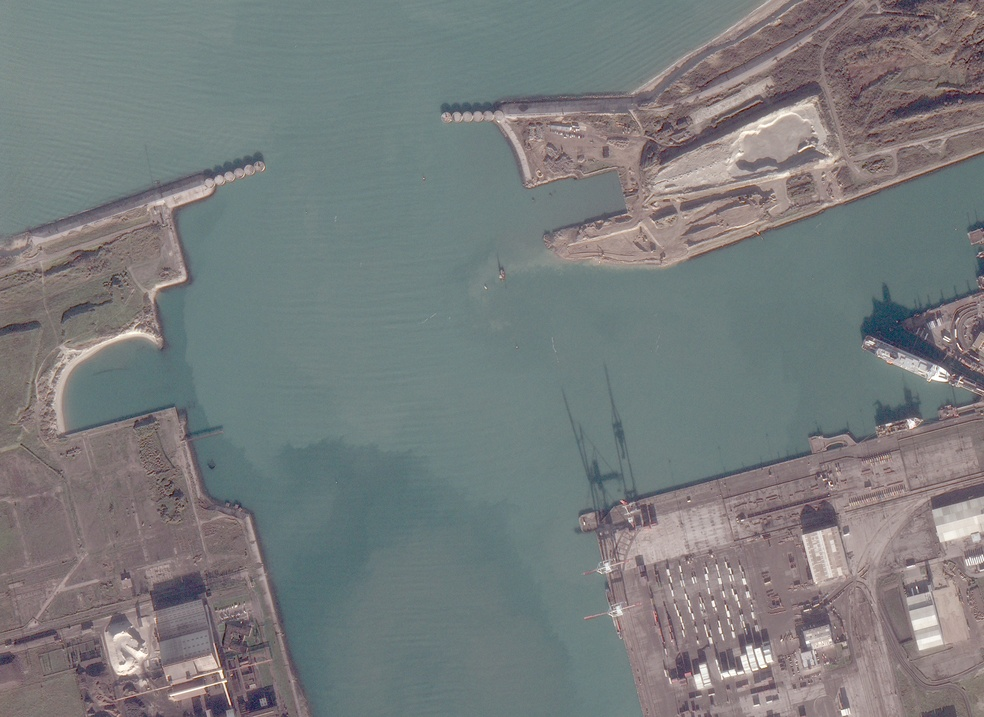
#> input picture Alignment_Scripts/Image_examples/ShippingDock1.jpg, 984 x 717 px, shrunk from 3860 x 2815 before the run, found by its file name
$ python ECC_alignment.py
#> lines starting #> are read from the running program, lines starting #| are printed output that depends on the picture
import cv2
import numpy as np

DISPLAY_SCALE = 0.2


def preprocess_for_ecc(image: np.ndarray) -> np.ndarray:
    image_u8 = image.astype(np.uint8)
    image_eq = cv2.equalizeHist(image_u8)
    image_blur = cv2.GaussianBlur(image_eq, (5, 5), 0)
    return image_blur.astype(np.float32) / 255.0


def ecc_registration(ref_img, mov_img):

    """
    Register two images using the Enhanced Correlation Coefficient (ECC) algorithm.

    Parameters
    ----------
    ref_img : numpy.ndarray
        Reference image.
    mov_img : numpy.ndarray
        Image to be registered.

    Returns
    -------
    aligned : numpy.ndarray
        Registered image.
    warp_matrix : numpy.ndarray
        Affine transformation matrix.

    Notes
    -----
    The ECC algorithm is a robust and efficient method for registration of two images.
    It is based on the maximization of the cross-correlation between the two images.
    """
    if ref_img.shape != mov_img.shape:
        mov_img = cv2.resize(
            mov_img,
            (ref_img.shape[1], ref_img.shape[0]),
            interpolation=cv2.INTER_LINEAR
        )

    ref_proc = preprocess_for_ecc(ref_img)
    mov_proc = preprocess_for_ecc(mov_img)

    warp_matrix = np.eye(2, 3, dtype=np.float32)

    criteria = (
        cv2.TERM_CRITERIA_EPS | cv2.TERM_CRITERIA_COUNT,
        200,
        1e-6
    )

    motion_models = [cv2.MOTION_EUCLIDEAN, cv2.MOTION_TRANSLATION]
    last_error = None

    for motion_model in motion_models:
        try:
            _, warp_matrix = cv2.findTransformECC(
                ref_proc,
                mov_proc,
                warp_matrix.copy(),
                motion_model,
                criteria
            )
            break
        except cv2.error as exc:
            last_error = exc
    else:
        raise RuntimeError(
            "ECC n'a pas converge. Les images sont peut-etre trop differentes, "
            "trop peu recouvrantes, ou necessitent un autre mode de recalage."
        ) from last_error

    height, width = ref_img.shape

    aligned = cv2.warpAffine(
        mov_img,
        warp_matrix,
        (width, height),
        flags=cv2.INTER_LINEAR + cv2.WARP_INVERSE_MAP
    )

    return aligned, warp_matrix


def is_window_open(window_name: str) -> bool:
    return cv2.getWindowProperty(window_name, cv2.WND_PROP_VISIBLE) >= 1


def wait_until_window_closed(window_name: str, delay_ms: int = 50) -> None:
    while is_window_open(window_name):
        cv2.waitKey(delay_ms)


def safe_destroy_window(window_name: str) -> None:
    try:
        if cv2.getWindowProperty(window_name, cv2.WND_PROP_VISIBLE) >= 0:
            cv2.destroyWindow(window_name)
    except cv2.error:
        pass


def display_alternating_images(
    img_ref: np.ndarray,
    img_aligned: np.ndarray,
    window_name: str = "Comparaison alignement",
    delay: float = 1.0,
    scale: float = DISPLAY_SCALE,
) -> None:
    height = max(img_ref.shape[0], img_aligned.shape[0])
    width = max(img_ref.shape[1], img_aligned.shape[1])

    ref_resized = cv2.resize(img_ref, (width, height), interpolation=cv2.INTER_LINEAR)
    aligned_resized = cv2.resize(img_aligned, (width, height), interpolation=cv2.INTER_LINEAR)

    cv2.namedWindow(window_name, cv2.WINDOW_NORMAL)
    cv2.resizeWindow(window_name, int(width * scale), int(height * scale))

    try:
        while is_window_open(window_name):
            cv2.imshow(window_name, ref_resized)
            if cv2.waitKey(int(delay * 1000)) == -1 and not is_window_open(window_name):
                break

            cv2.imshow(window_name, aligned_resized)
            if cv2.waitKey(int(delay * 1000)) == -1 and not is_window_open(window_name):
                break
    finally:
        safe_destroy_window(window_name)


# -------------------------------------------------------------------------
# ------------------------- IMPLEMENTATION  -------------------------------
# -------------------------------------------------------------------------

if __name__ == "__main__":
    ref_path = "Alignment_Scripts\Image_examples\ShippingDock1.jpg"
    mov_path = "Alignment_Scripts\Image_examples\ShippingDock2.jpg"

    ref_img = cv2.imread(ref_path, cv2.IMREAD_GRAYSCALE)
#> ref_img: shape (717, 984); min 12, max 255, mean 122.7
    mov_img = cv2.imread(mov_path, cv2.IMREAD_GRAYSCALE)
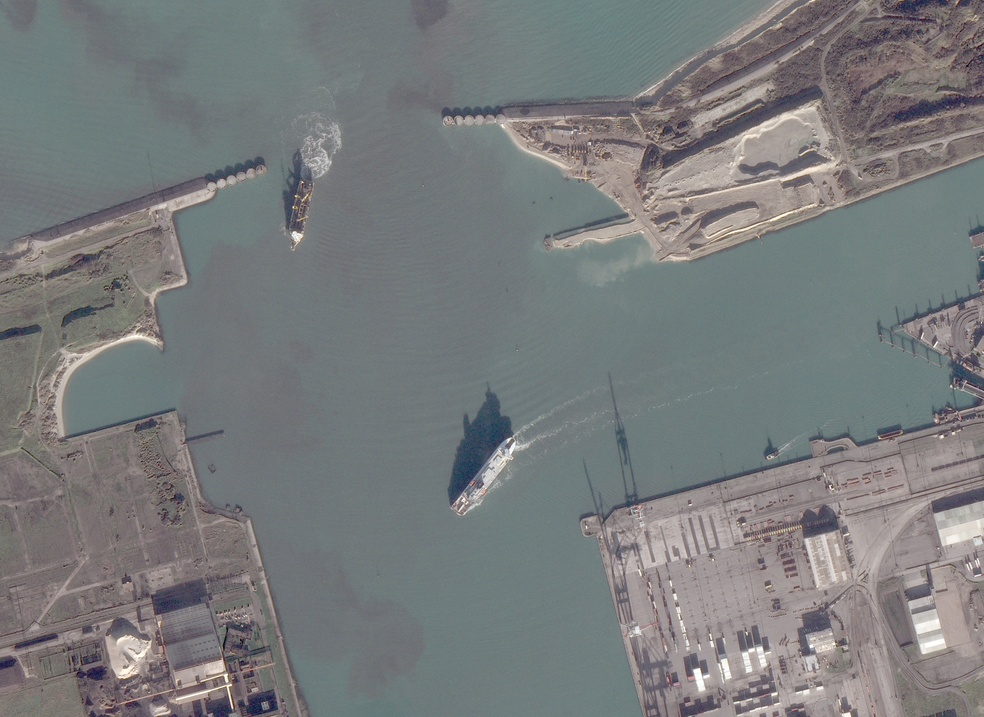
#> input picture Alignment_Scripts/Image_examples/ShippingDock2.jpg, 984 x 717 px, shrunk from 3860 x 2815 before the run, found by its file name
#> mov_img: shape (717, 984); min 6, max 255, mean 122.7

    if ref_img is None or mov_img is None:
        raise FileNotFoundError(
            f"Impossible de lire les images : '{ref_path}' et/ou '{mov_path}'"
        )

    aligned_img, warp_matrix = ecc_registration(ref_img, mov_img)
#> in preprocess_for_ecc, `image_eq = cv2.equalizeHist(image_u8)`:
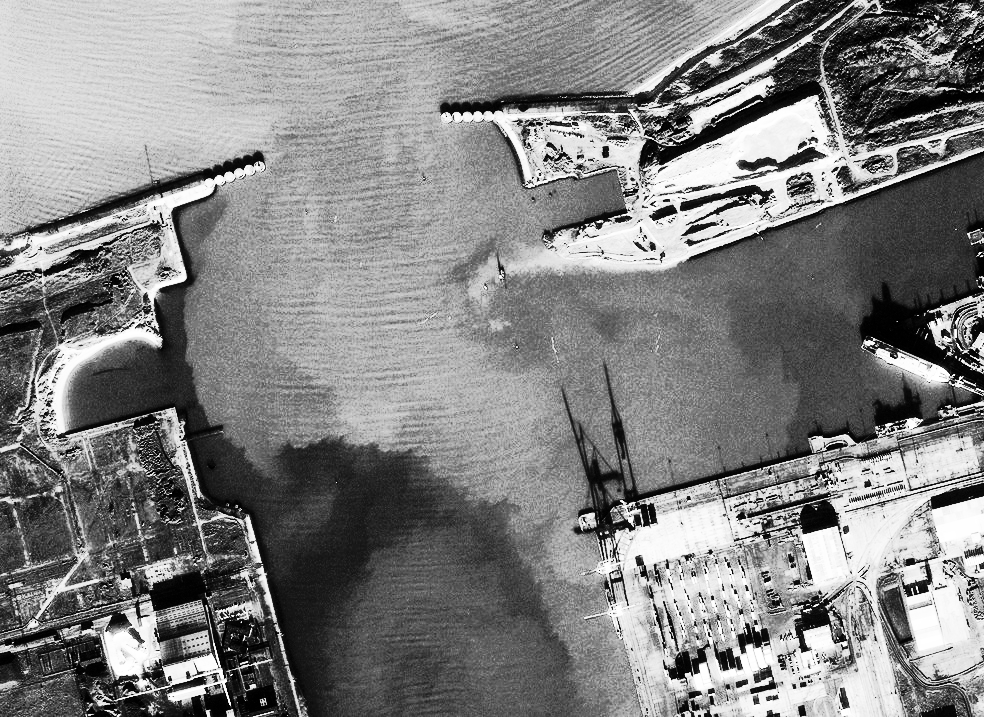
#> image_eq: shape (717, 984); min 0, max 255, mean 130.6
#> in preprocess_for_ecc (call 2), `image_eq = cv2.equalizeHist(image_u8)`:
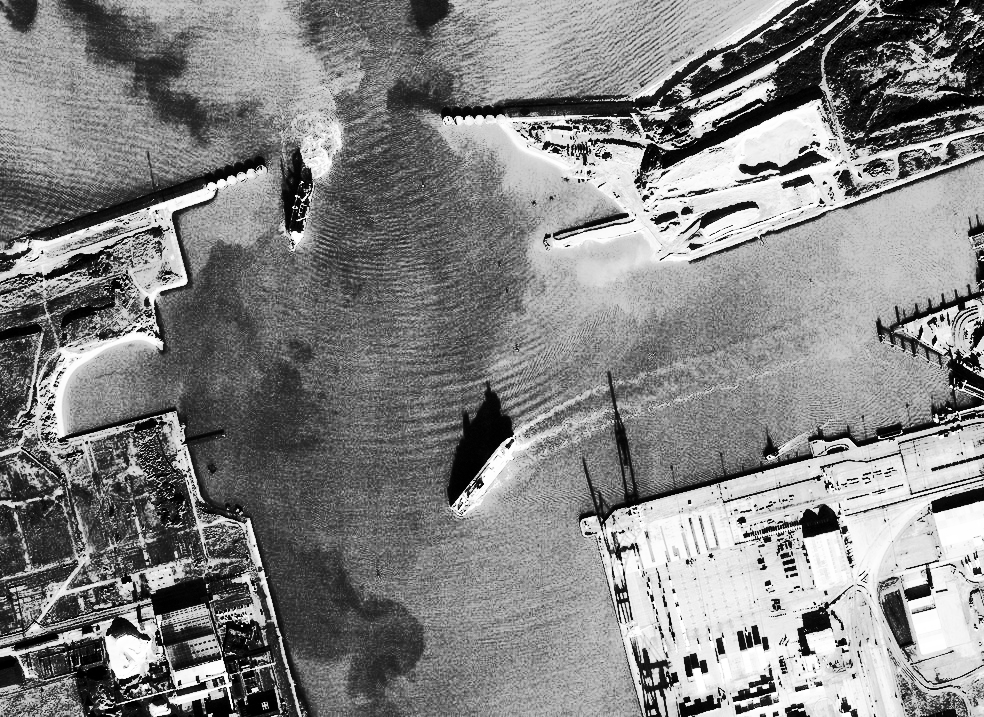
#> image_eq: shape (717, 984); min 0, max 255, mean 131.7
#> the loop in ecc_registration, `for motion_model in motion_models:` made 1 pass
#> warp_matrix on pass 1: [[1, 0.00011, 1.16], [-0.00011, 1, 4.08]]
#> in ecc_registration, `aligned = cv2.warpAffine( mov_img, warp_matrix, (width, height), flags..`:
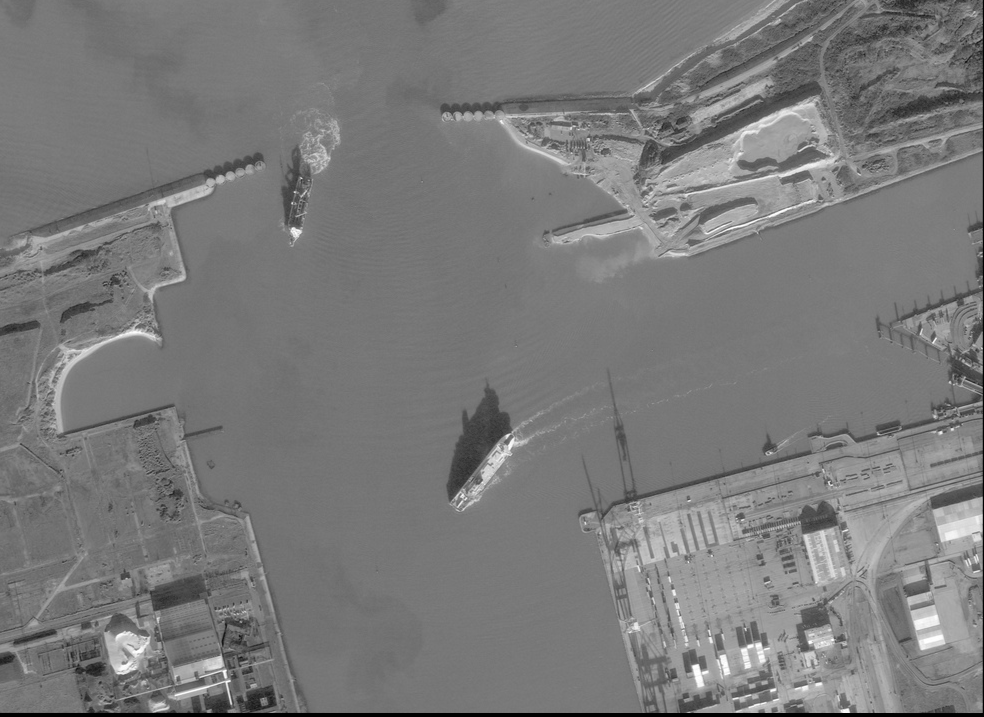
#> aligned: shape (717, 984); min 0, max 255, mean 121.9
#> warp_matrix = [[1, 0.00011, 1.16], [-0.00011, 1, 4.08]]

    print("Matrice de transformation :")
    print(warp_matrix)
#| [[ 1.0000000e+00  1.0988934e-04  1.1649745e+00]
#|  [-1.0988934e-04  1.0000000e+00  4.0823264e+00]]

    display_alternating_images(ref_img, aligned_img, delay=1.0)
#> (key Esc is pressed here)
#> (key Esc is pressed here)
